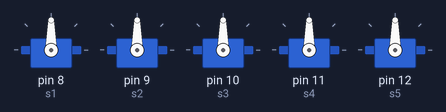
Bench run of a sketch on a simulated Arduino Uno, built with avr-gcc and run on an emulated ATmega328P. Shown: 5 × servo.

Above: at 0.05 s.
At 2.0 s:
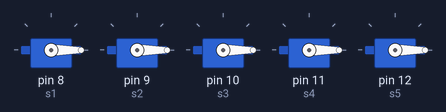
Timing chart, 0 to 4.6 s (numbered marks = the images above):
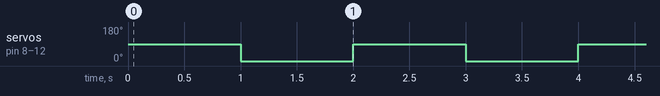

The sketch:

task1_servo_motor1.ino
```cpp
// C++ code
//*Servoes mototr rotate from 0 degree to 90 degrees
#include <Servo.h>
Servo s1,s2,s3,s4,s5;


void setup(){
  //*Attaches the Servoes to the pins.
  s1.attach(8);
  s2.attach(9);
  s3.attach(10);
  s4.attach(11);
  s5.attach(12);


}

void loop () {
  //make the servoes rotate 90 degrees
  s1.write(90);
  s2.write(90);
  s3.write(90);
  s4.write(90);
  s5.write(90);

	delay(1000);
  //make the servoes rotate to origin position
  s1.write(0);
  s2.write(0);
  s3.write(0);
  s4.write(0);
  s5.write(0);

  	delay(1000);


}
```

Measured:
- by itself, servo on pin 8 (s1), servo on pin 9 (s2), servo on pin 10 (s3), servo on pin 11 (s4), servo on pin 12 (s5): alternates 90° for 1.0 s and 0° for 1.0 s
